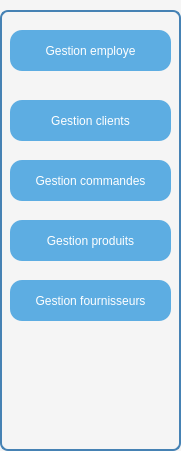
   <widget class="QGroupBox" name="modules">
    <property name="geometry">
     <rect>
      <x>10</x>
      <y>0</y>
      <width>181</width>
      <height>451</height>
     </rect>
    </property>
    <property name="styleSheet">
     <string notr="true">QGroupBox {
	font: 9pt &quot;Segoe UI&quot;;
	font: 900 12pt &quot;Segoe UI&quot;;
    background-color: #f5f5f5;
    border: 2px solid #4682B4;
    border-radius: 8px;
    margin-top: 10px;
}
QPushButton {
    background-color: #4682B4;
    color: white;
    border-radius: 5px;
    padding: 5px;
}
QPushButton:hover {
    background-color: #5A9BD5;
}</string>
    </property>
    <property name="title">
     <string/>
    </property>
    <widget class="QPushButton" name="emplbut">
     <property name="geometry">
      <rect>
       <x>10</x>
       <y>30</y>
       <width>161</width>
       <height>41</height>
      </rect>
     </property>
     <property name="styleSheet">
      <string notr="true">font: 900 9pt &quot;Segoe UI&quot;;
background-color: #3498db;   /* الأزرق */
    color: white;                /* لون النص */
    border-radius: 12px;         /* الحواف مدوّرة */
    padding: 8px 16px;  
background-color: #5dade2;</string>
     </property>
     <property name="text">
      <string>Gestion employe</string>
     </property>
    </widget>
    <widget class="QPushButton" name="gest">
     <property name="geometry">
      <rect>
       <x>10</x>
       <y>100</y>
       <width>161</width>
       <height>41</height>
      </rect>
     </property>
     <property name="styleSheet">
      <string notr="true">font: 900 9pt &quot;Segoe UI&quot;;
background-color: #3498db;   /* الأزرق */
    color: white;                /* لون النص */
    border-radius: 12px;         /* الحواف مدوّرة */
    padding: 8px 16px;  
background-color: #5dade2;</string>
     </property>
     <property name="text">
      <string>Gestion clients</string>
     </property>
    </widget>
    <widget class="QPushButton" name="commandebut">
     <property name="geometry">
      <rect>
       <x>10</x>
       <y>160</y>
       <width>161</width>
       <height>41</height>
      </rect>
     </property>
     <property name="styleSheet">
      <string notr="true">font: 900 9pt &quot;Segoe UI&quot;;
background-color: #3498db;   /* الأزرق */
    color: white;                /* لون النص */
    border-radius: 12px;         /* الحواف مدوّرة */
    padding: 8px 16px;  
background-color: #5dade2;</string>
     </property>
     <property name="text">
      <string>Gestion commandes</string>
     </property>
    </widget>
    <widget class="QPushButton" name="produitbut">
     <property name="geometry">
      <rect>
       <x>10</x>
       <y>220</y>
       <width>161</width>
       <height>41</height>
      </rect>
     </property>
     <property name="styleSheet">
      <string notr="true">font: 900 9pt &quot;Segoe UI&quot;;
background-color: #3498db;   /* الأزرق */
    color: white;                /* لون النص */
    border-radius: 12px;         /* الحواف مدوّرة */
    padding: 8px 16px;  
background-color: #5dade2;</string>
     </property>
     <property name="text">
      <string>Gestion produits</string>
     </property>
    </widget>
    <widget class="QPushButton" name="fournbut">
     <property name="geometry">
      <rect>
       <x>10</x>
       <y>280</y>
       <width>161</width>
       <height>41</height>
      </rect>
     </property>
     <property name="styleSheet">
      <string notr="true">font: 900 9pt &quot;Segoe UI&quot;;
background-color: #3498db;   /* الأزرق */
    color: white;                /* لون النص */
    border-radius: 12px;         /* الحواف مدوّرة */
    padding: 8px 16px;  
background-color: #5dade2;</string>
     </property>
     <property name="text">
      <string>Gestion fournisseurs</string>
     </property>
    </widget>
   </widget>
